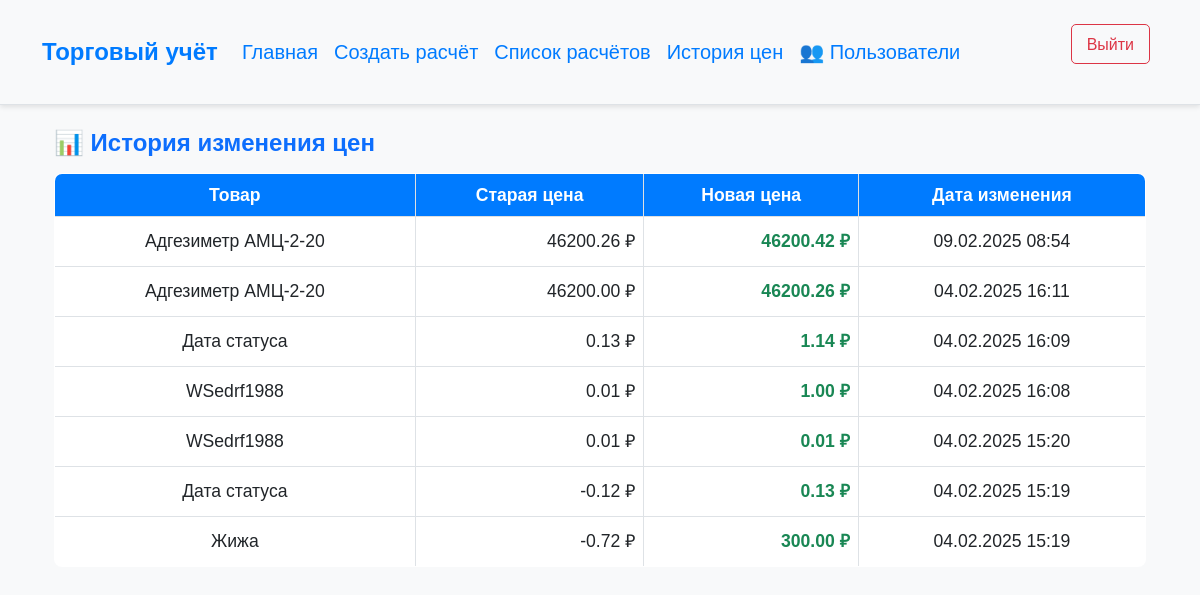
/price-history/ (signed in), run on the app's committed database.
### trades/models.py (models this page shows, shortened)
class PriceHistory(models.Model):
    item = models.ForeignKey('Item', on_delete=models.CASCADE, related_name="price_history")
    old_price = models.DecimalField(max_digits=10, decimal_places=2)
    new_price = models.DecimalField(max_digits=10, decimal_places=2)
    changed_at = models.DateTimeField(auto_now_add=True)

class Item(models.Model):
    name = models.CharField(max_length=255, unique=True)
    price = models.DecimalField(max_digits=10, decimal_places=2)

### trades/views.py (the view)
# urls.py: path('price-history/', price_history_view, name='price_history'),
def price_history_view(request):
    price_history = PriceHistory.objects.all().order_by('-changed_at')  # Сортируем по дате (новые сверху)
    return render(request, "trades/price_history.html", {"price_history": price_history})

### trades/templates/trades/price_history.html (shortened to what this page needs)
{% extends 'base.html' %}
{% block content %}
    <div class="container my-4">
        <h2 class="text-primary">📊 История изменения цен</h2>
        <div class="table-responsive">
            <table class="table table-bordered table-hover">
                <thead class="table-light">
                <tr>
                    <th>Товар</th>
                    <th>Старая цена</th>
                    <th>Новая цена</th>
                    <th>Дата изменения</th>
                </tr>
                </thead>
                <tbody>
                {% for history in price_history %}
                    <tr>
                        <td>{{ history.item.name }}</td>
                        <td class="text-end">{{ history.old_price|floatformat:2 }} ₽</td>
                        <td class="text-end fw-bold text-success">{{ history.new_price|floatformat:2 }} ₽</td>
                        <td class="text-center">{{ history.changed_at|date:"d.m.Y H:i" }}</td>
                    </tr>
                {% empty %}
                    <tr>
                        <td colspan="4" class="text-center text-muted">История изменений отсутствует</td>
                    </tr>
                {% endfor %}
                </tbody>
            </table>
        </div>
    </div>
{% endblock %}

### static/css/styles.css (style rules this page uses)
body { font-family: "Arial", sans-serif; background-color: #f8f9fa; color: #333; }
.table { background: white; border: 1px solid #dee2e6; border-radius: 8px; overflow: hidden; width: 100%; border-collapse: collapse; }
.table th, .table td { font-size: 1.1rem; text-align: center; vertical-align: middle; }
.table th { background: #007bff; color: white; font-weight: bold; }
table { width: 100%; border-collapse: collapse; }
table tbody tr { height: 50px; }
h2 { font-size: 24px; font-weight: bold; margin-bottom: 15px; }

### data on the page
PriceHistory: item.name "Адгезиметр АМЦ-2-20", old_price "46200.26", new_price "46200.42", changed_at "09.02.2025 08:54"
PriceHistory: item.name "Адгезиметр АМЦ-2-20", old_price "46200.00", new_price "46200.26", changed_at "04.02.2025 16:11"
PriceHistory: item.name "Дата статуса", old_price "0.13", new_price "1.14", changed_at "04.02.2025 16:09"
PriceHistory: item.name "WSedrf1988", old_price "0.01", new_price "1.00", changed_at "04.02.2025 16:08"
PriceHistory: item.name "WSedrf1988", old_price "0.01", new_price "0.01", changed_at "04.02.2025 15:20"
PriceHistory: item.name "Дата статуса", old_price "-0.12", new_price "0.13", changed_at "04.02.2025 15:19"
PriceHistory: item.name "Жижа", old_price "-0.72", new_price "300.00", changed_at "04.02.2025 15:19"
